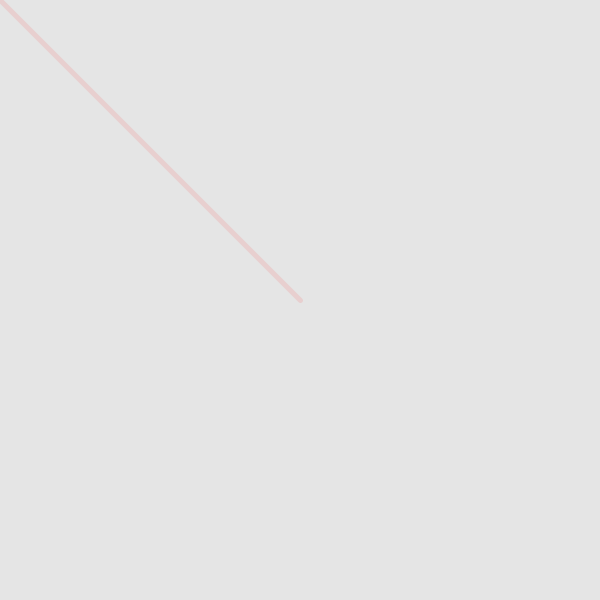
Frame 1 (no input)
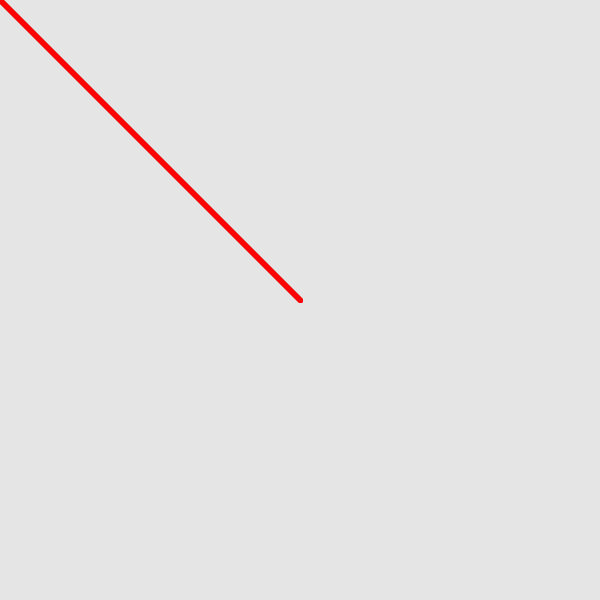
Frame 60 (the mouse pressed at the canvas centre just before this capture)
Frame 120 (the mouse held since frame 60 and released just before this capture): identical to frame 60, image omitted

The Processing sketch that drew these frames (run headless with seeded random() and noise(); from frame 60 on, the mouse is pressed at the canvas centre):

// Processing sketch: processing_19098
// ── processing_19098.pde

int pX = 300;
int pY = 300;
int mX = 300;
int mY = 300;
int weight = 1;
int difX;
int difY;
int rand = 5;
color colorVar;


void setup() {
  size(600, 600);
  colorMode(HSB,100);
  background(90);
  smooth();
}

void draw() {
     drawLine(); 
}

void mousePressed(){
   pX = mouseX;
   pY = mouseY;
   
}

//void mouseReleased(){
//  fill(100, 10);
//  rect(0, 0, width, height);
//  
//}

void drawLine() {
  mX = mouseX;
  mY = mouseY;
  //set difX and difY by using pX, pY and mX, mY
  difX = pX - mX;
  difY = pY - mY;
 
 //uses difX and difY to find the diference from one point to another point.
  weight = int(sqrt(difX * difX + difY * difY));
  
  //sets rand to a random number from 1 to 20
  //rand = int(random(1, 20));
  color colorVar = color((weight/4), 100, 100);
  
  strokeWeight(weight / 75);
  stroke(colorVar, 10);
  println(pX + " " + pY + " " + mX + " " + mY);
  
  //draws the line
  line(pX, pY, mX, mY);
  
  //the triangle triangle
  noFill();
  //triangle(pX, pY, mX, mY, pX + weight, pY - weight/2);
  noStroke();
  fill(0,.1);
  rect(0, 0, width, height);
}
